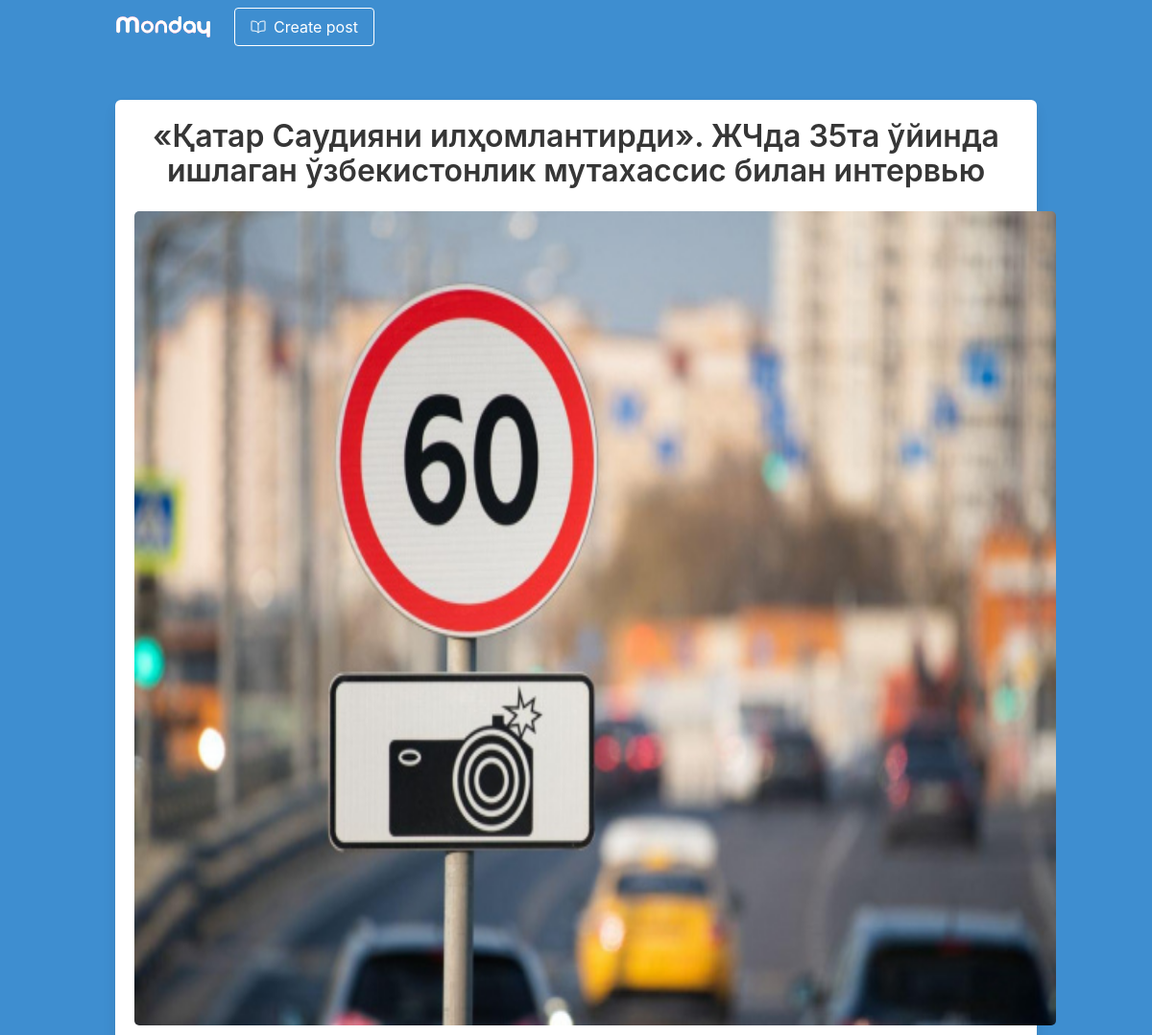
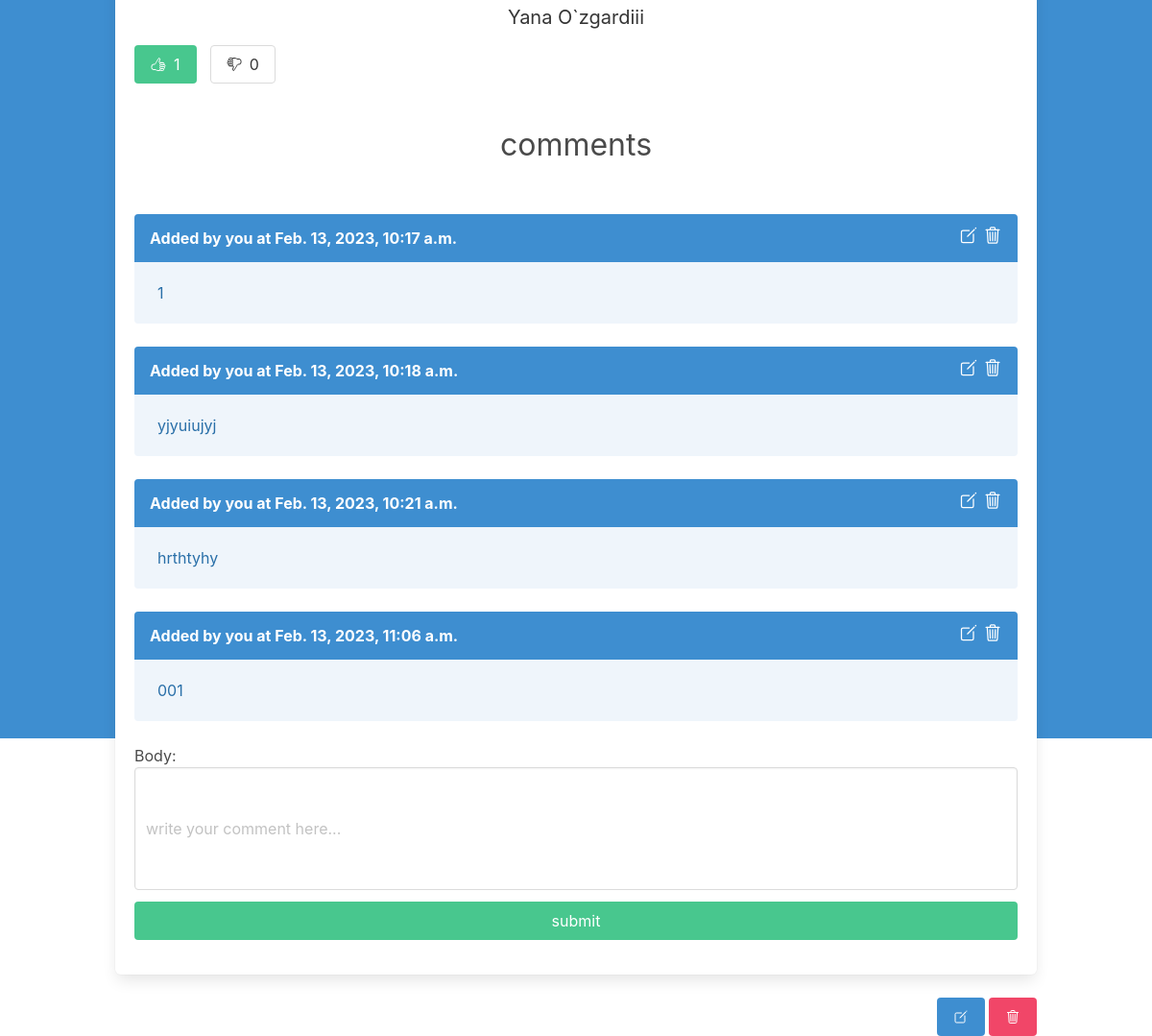
The app's page /tavfsilot/yangiliklar (signed in) with its own data (2 pictures, top to bottom).
### blog/models.py (models this page shows, shortened)
class Article(models.Model):
    title = models.CharField(max_length=255)
    text = models.TextField()
    slug = models.SlugField(unique=True)
    date = models.DateField(auto_now=True)
    thumb = models.ImageField(blank=True)
    author = models.ForeignKey(User, default=None, on_delete=models.CASCADE)
    likes = models.ManyToManyField(User, related_name="articel_like")
    dislikes = models.ManyToManyField(User, related_name="article_dislike")
    def total_likes(self):
        return self.likes.count()
    def total_dislikes(self):
        return self.dislikes.count()

class Comment(models.Model):
    article = models.ForeignKey(Article, on_delete=models.CASCADE, null=True)
    user = models.ForeignKey(User,on_delete=models.CASCADE)
    body = models.TextField()
    date_added = models.DateTimeField(auto_now_add=True)

### blog/views.py (the view, shortened to what this page needs)
# urls.py: path('tavfsilot/<slug>', article_detail, name='article_detail'),
def article_detail(request, slug):
    article = Article.objects.get(slug=slug)
    form = CommentForm()
    return render(request, 'article_detail.html',{'article':article,'form':form})

### blog/forms.py
class CommentForm(forms.ModelForm):
    body = forms.CharField(widget=forms.TextInput(attrs={
        'class':'textarea',
        'size':'40',
        'placeholder':'write your comment here...'
    }))
    class Meta:
        model = models.Comment
        fields = ['body',]

### templates/article_detail.html (shortened to what this page needs)
{% extends 'base.html' %}
{% load static from static %}
{% block content %}
<div class="container">
  <div class="columns is-centered">
    <div class="column">
      <div class="box">
        <div class="title has-text-dark has-text-centered">{{ article.title }}</div>
        {% if article.thumb %}
        <img src="{{ article.thumb.url }}" alt="" class="image is-centerd container"
          style="min-width: 80%; height: 50%; border-radius: 5px; margin: 0 auto;">
        {% endif %}
        <div class="subtitle has-text-dark has-text-centered my-4">{{ article.text }}</div>
        {% if user in article.likes.all and user not in article.dislikes.all %}
        <div class="columns">
          <div class="column is-1">
            <form action="{% url 'article_like' article.slug %}" method="post" class="has-text-right">
              <button type="submit" class="button is-success">
                <ion-icon name="thumbs-up-outline"></ion-icon>
                <span class="ml-2">{{ article.total_likes }}</span>
              </button>
            </form>
          </div>
          <div class="column is-1">
            <form action="{% url 'article_dislike' article.slug %}" method="post" class="has-text-right">
              <button type="submit" class="button">
                <ion-icon name="thumbs-down-outline"></ion-icon>
                <span class="ml-2">{{ article.total_dislikes }}</span>
              </button>
            </form>
          </div>
        </div>
        {% endif %}
        {% if not article.comment_set.all %}
        <div class="has-text-centered has-text-grey-light is-size-5 mx-3">
          No comments yet. Be first to leave comment...
        </div>
        {% else %}
        <p class="has-text-centered is-size-3 mb-6">comments</p>
        {% for comment in article.comment_set.all %}
        <article class="message is-info">
          <div class="message-header">
            {% if user == comment.user %}
            Added by you at {{ comment.date_added }}
            <div class="has-text-right is-size-5">
              <a href="{% url 'edit_comment' slug=article.slug pk=comment.pk %}" class="is-info">
                  <ion-icon name="tarsh-outline"></ion-icon>
              </a>
            </div>
            {% else %}
            added by {{ comment.user }} at {{ comment.date_added }}
            {% endif %}
            <div class="has-text-right is-size-5">
              <a href="{% url 'edit_comment' slug=article.slug  pk=comment.pk %}" class="is-info">
                <ion-icon name="create-outline"><ion-icon/>
              </a>
              <a href="{% url 'delete_comment' slug=article.slug pk=comment.pk %}" style="text-decoration: none;">
                <ion-icon name="trash-outline"></ion-icon>
              </a>
            </div>
          </div>
          <div class="message-body">{{ comment.body }}</div>
        </article>
        {% endfor %}
        {% endif %}
        <form method="POST" enctype="multipart/form-data" class="comment">
          {{ form }}
          <button type="submit" class="button is-success mt-3 is-fullwidth">submit</button>
        </form>
      </div>
      <div class="has-text-right">
        <a href="{% url 'article_edit' article.slug %}" class="button is-info">
          <ion-icon name="create-outline"></ion-icon>
        </a>
        <a href="{% url 'article_delete' article.slug %}" class="button is-danger">
          <ion-icon name="trash-outline"></ion-icon>
        </a>
      </div>
    </div>
  </div>
</div>
{% endblock %}

### records on screen
Article: title "«Қатар Саудияни илҳомлантирди». ЖЧда 35та ўйинда ишлаган ўзбекистонлик мутахассис билан интервью", thumb (picture), text "Yana O`zgardiii", total_likes "1", total_dislikes "0"
Comment: date_added "Feb. 13, 2023, 10:17 a.m.", body "1"
Comment: date_added "Feb. 13, 2023, 10:18 a.m.", body "yjyuiujyj"
Comment: date_added "Feb. 13, 2023, 10:21 a.m.", body "hrthtyhy"
Comment: date_added "Feb. 13, 2023, 11:06 a.m.", body "001"
